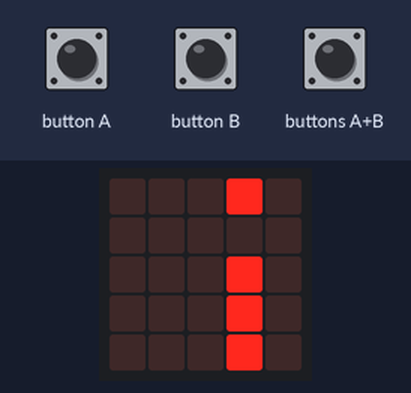
This program was run on a simulated BBC micro:bit (MakeCode). Parts: the board's 5×5 LED display. Inputs (shaded band) come from the test bench. Random numbers come from a fixed seed; the run ends where the board's game-over animation would start. At 7.2 s the program stops and its outputs stay as they are.

Above: at 1.2 s.
1.3 s: button B pressed for 0.15 s
At 2.3 s:
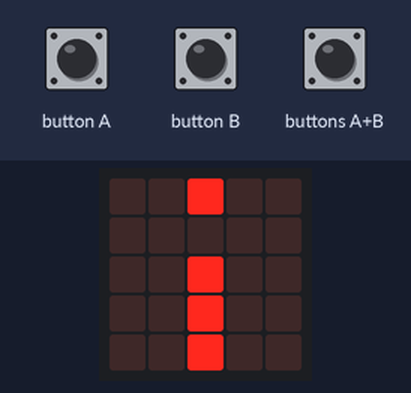
At 7.6 s:
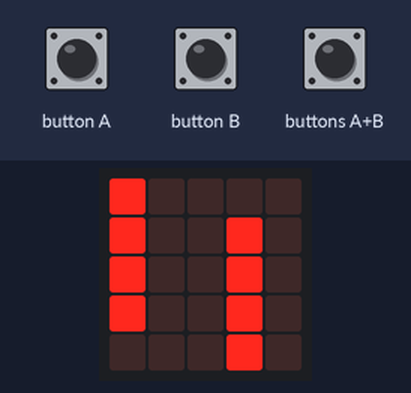
Timing chart, 0 to 8.7 s (numbered marks = the images above; inputs shaded):
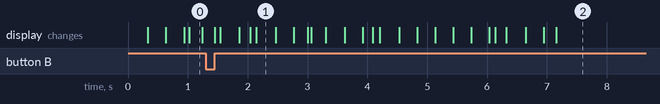

The program:

main.ts
```typescript
let ticks = 0
let empty_obstacle = 0
let obstacles: game.LedSprite[] = []
let bird: game.LedSprite = null
let index = 0
let obstacle = 0
input.onButtonPressed(Button.B, function () {
    bird.change(LedSpriteProperty.Y, -1)
    })
    input.onButtonPressed(Button.A, function () {
        bird.change(LedSpriteProperty.Y, 1)
        })
        input.onButtonPressed(Button.AB, function () {
            game.pause()
            })
            bird = game.createSprite(0, 2)
            bird.set(LedSpriteProperty.Blink, 300)
            obstacles = []
            index = 0
            basic.forever(function () {
                while (obstacles.length > 0 && obstacles[0].get(LedSpriteProperty.X) == 0) {
                        obstacles.removeAt(0).delete()
                            }
                                for (let obstacle of obstacles) {
                                        obstacle.change(LedSpriteProperty.X, -1)
                                            }
                                                if (ticks % 3 == 0) {
                                                        empty_obstacle = Math.randomRange(0, 4)
                                                                for (let index = 0; index <= 4; index++) {
                                                                            if (index != empty_obstacle) {
                                                                                            obstacles.push(game.createSprite(4, index))
                                                                                                        }
                                                                                                                }
                                                                                                                    }
                                                                                                                        for (let obstacle of obstacles) {
                                                                                                                                if (obstacle.get(LedSpriteProperty.X) == bird.get(LedSpriteProperty.X) && obstacle.get(LedSpriteProperty.Y) == bird.get(LedSpriteProperty.Y)) {
                                                                                                                                            game.gameOver()
                                                                                                                                                    }
                                                                                                                                                        }
                                                                                                                                                            ticks += 1
                                                                                                                                                                basic.pause(1000)
                                                                                                                                                                })
                                                                                                                                                                
```

test.ts
```typescript
// testes vão aqui; isto não será compilado quando este pacote for usado como uma extensão.
```
